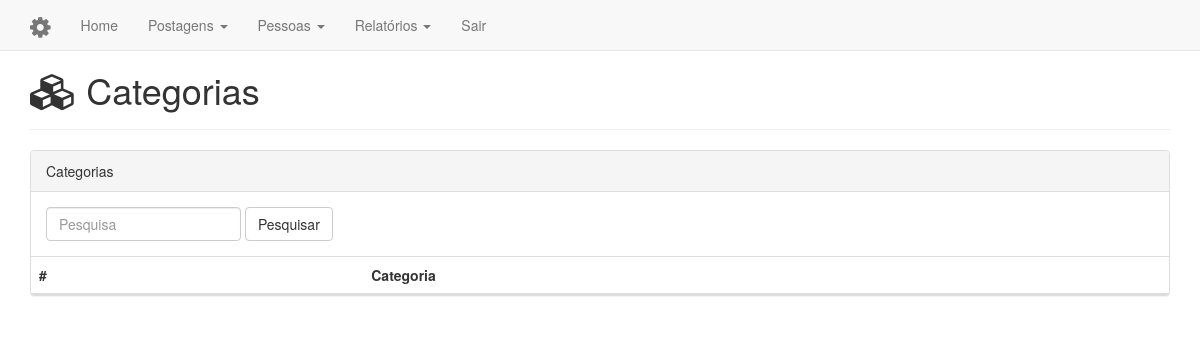
Before: /categorias.php (signed in) with the older database file.
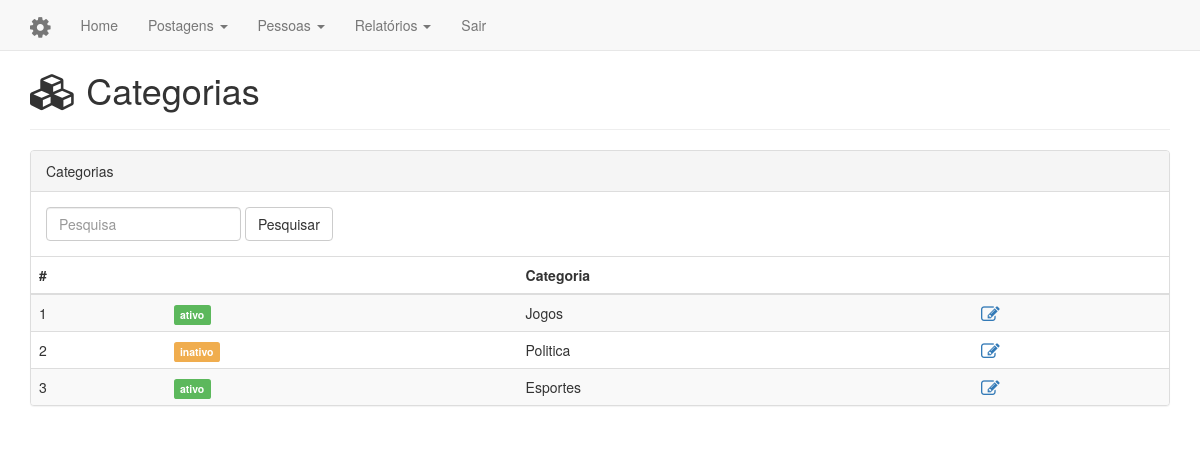
After: the same page with the newer database file.
### tables this page shows
CREATE TABLE IF NOT EXISTS `categoria` (
  `idcategoria` INT NOT NULL AUTO_INCREMENT,
  `categoria` VARCHAR(45) NOT NULL,
  `descricao` TEXT NOT NULL,
  `situacao` CHAR(1) NOT NULL DEFAULT '1',
  PRIMARY KEY (`idcategoria`));

### categorias.php (the view, shortened to what this page needs)
<?php
$q = '';
?>
<!DOCTYPE html>
<html lang="pt-br">
<head>
    <?php include PATH . '/cabecalho.php'; ?>
</head>
<body>
<?php include 'nav.php'; ?>
<div class="container">
    <div class="page-header">
        <h1><i class="fa fa-cubes"></i> Categorias</h1>
    </div>
    <div class="panel panel-default">
        <div class="panel-heading">Categorias</div>
        <div class="panel-body">
            <form class="form-inline" role="form" method="get" action="">
                <div class="form-group">
                    <input type="search" class="form-control" id="fq" name="q" placeholder="Pesquisa"
                           value="<?php echo $q; ?>">
                </div>
                <button type="submit" class="btn btn-default">Pesquisar</button>
            </form>
        </div>
        <table class="table table-striped table-hover">
            <thead>
            <tr>
                <th>#</th>
                <th></th>
                <th>Categoria</th>
                <th></th>
            </tr>
            </thead>
            <tbody>
            <?php
            $con = Conexao::getConexao();
            $sql = "Select idcategoria, categoria, situacao From categoria";
            $stmt = $con->query($sql);
            while ($categoria = $stmt->fetch(PDO::FETCH_ASSOC)) {
            ?>
                <tr>
                    <td><?php echo $categoria['idcategoria']; ?></td>
                    <td>
                        <?php if ($categoria['situacao'] == CATEGORIA_ATIVO) { ?>
                        <span class="label label-success">ativo</span>
                        <?php } else { ?>
                        <span class="label label-warning">inativo</span>
                        <?php } ?>
                    </td>
                    <td><?php echo $categoria['categoria']; ?></td>
                    <td>
                        <a href="categorias-editar.php?idcategoria=<?php echo $categoria['idcategoria']; ?>"
                           title="Editar produto"><i class="fa fa-edit fa-lg"></i></a>
                    </td>
                </tr>
            <?php } ?>
            </tbody>
        </table>
    </div>
</div>
</body>
</html>

Changed rows visible on the page:
added categoria: idcategoria "1", situacao "ativo", categoria "Jogos"
added categoria: idcategoria "2", situacao "inativo", categoria "Politica"
added categoria: idcategoria "3", situacao "ativo", categoria "Esportes"
